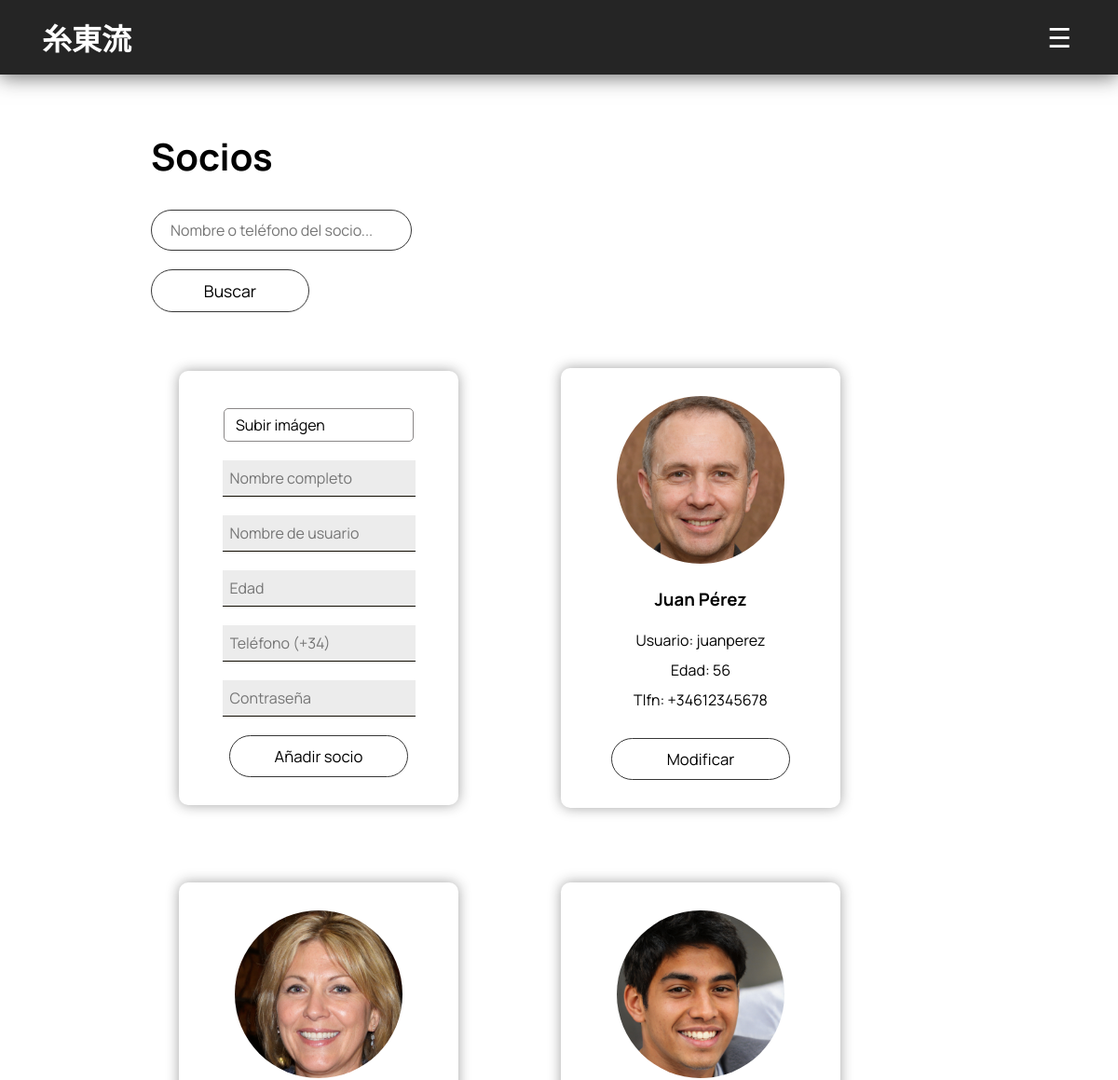
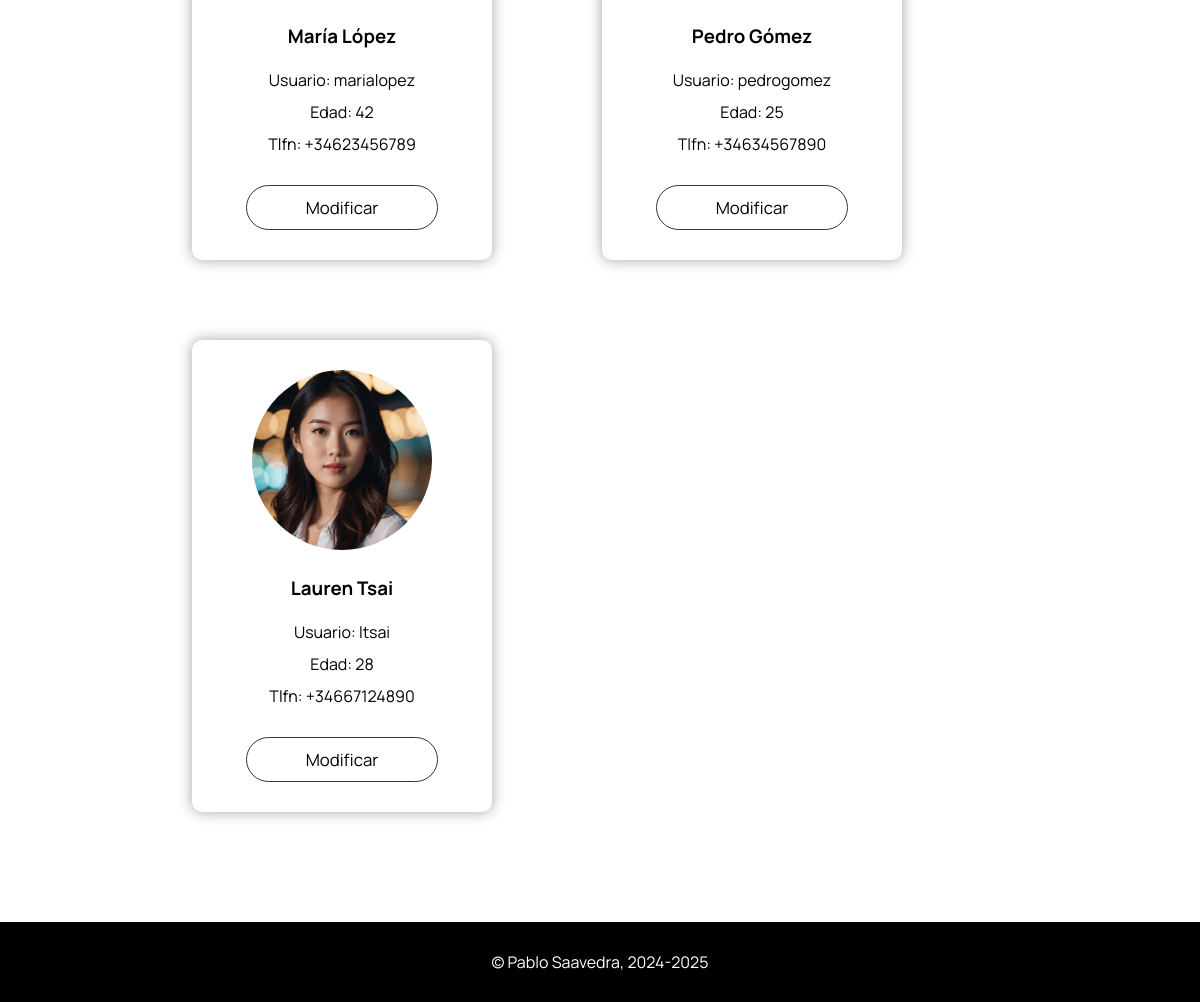
The app's page /paginas/socios/socios.php (signed in) with its own data (2 pictures, top to bottom).
### tables this page shows
CREATE TABLE socio (
    id INTEGER NOT NULL PRIMARY KEY AUTO_INCREMENT,
    nombre VARCHAR(150) NOT NULL,
    edad INTEGER,
    pass VARCHAR(255) NOT NULL,
    tipo ENUM('admin', 'socio') NOT NULL,
    usuario VARCHAR(255) NOT NULL UNIQUE,
    telefono VARCHAR(15) UNIQUE,
    foto VARCHAR(255)
);

### php/funciones.php (the view, shortened to what this page needs)
<?php
    function dibujarCabecera($ruta_i, $ruta_soc, $ruta_serv, $ruta_tes, $ruta_not, $ruta_cit, $ruta_prod, $ruta_dojo, $ruta_acc, $usuario, $sesion){
        $resultado='';
        $resultado.="
            <header>
                <h1><a href='$ruta_i'>糸東流</a></h1>
                    <nav>
                        <ul>
        ";
        if($sesion == ""){
            $resultado .= "
                <li><a href='$ruta_serv'>SERVICIOS</a></li>
                <li><a href='$ruta_tes'>TESTIMONIOS</a></li>
            ";
        } else {
            $resultado .= "
                <li><a href='$ruta_not'>NOTICIAS</a></li>
                <li><a href='$ruta_serv'>SERVICIOS</a></li>
                <li><a href='$ruta_dojo'>DOJO</a></li>
                <li><a href='$ruta_tes'>TESTIMONIOS</a></li>
                <li><a href='$ruta_cit'>CITAS</a></li>
            ";
        }
        if($sesion != "") {
            if($sesion == "admin"){
                $resultado .= "
                    <li><a href='$ruta_prod/productos.php'>PRODUCTOS</a></li>
                    <li><a href='$ruta_soc/socios.php'>SOCIOS</a></li>
                    <li><a href='$ruta_acc/cerrar-sesion.php'>CERRAR SESIÓN DE ADMINISTRADOR</a></li>
                ";
            }
        } else {
            $resultado .= "<li><a href='$ruta_acc/acceso.php'>ACCEDER</a></li>";
        }
        $resultado .= "
                    </ul>
                </nav>
            <button id='menu-btn' aria-label='Toggle menu'>&#9776;</button>
            </header>
        ";
        return $resultado;
    }
    function imprimirSociosComp($conexion){
        $resultado='';
        $sql='SELECT id, nombre, usuario, edad, telefono, foto, tipo FROM socio';
        $consulta=$conexion->prepare($sql);
        $consulta->execute();
        $consulta->bind_result($id, $nombre, $usuario, $edad, $tlfn, $ruta_avatar, $tipo);
        while($consulta->fetch()){
            if($tipo != "admin") {
                $resultado.="
                    <div class='tarjeta_socio'>
                        <div class='avatar'><img src='$ruta_avatar'></div>
                        <h3>$nombre</h3>
                        <p>Usuario: $usuario</p>
                        <p>Edad: $edad</p>
                        <p>Tlfn: $tlfn</p>
                        <a href='socios-mod.php?id=$id' class='boton'>Modificar</a>
                    </div>
                ";
            }
        }
        return $resultado;
    }

### css/style.css (style rules this page uses)
* { margin: 0; padding: 0; box-sizing: border-box; font-family: Manrope; }
body { height: 100vh; display: flex; flex-direction: column; }
a:link, a:visited, a:hover, a:active { text-decoration: none; color: inherit; }
header { position: sticky; top: 0; z-index: 1; background-color: rgb(37, 37, 37); box-shadow: 0px 3px 20px rgb(37, 37, 37, 0.65); color: white; height: 80px; display: flex; justify-content: space-between; align-items: center; }
header>h1 { margin: 0px 40px 0px 45px; min-width: 100px; font-size: 2em; font-weight: 600; -webkit-user-drag: none; user-select: none; }
#menu-btn { display: none; background: none; border: none; font-size: 1.8em; color: white; cursor: pointer; margin-right: 50px; }
nav ul li, #menu-btn, header>h1 { transition: 0.2s ease; }
@media (width <= 1417px) { #menu-btn { display: inline-block; } }

### css/style_socios.css (style rules this page uses)
div.tarjeta_socio { display: flex; flex-direction: column; align-items: center; padding: 30px; width: 300px; border-radius: 10px; box-shadow: 0px 0px 14px rgba(25, 25, 25, 0.4); margin-left: 30px; }
div.tarjeta_socio h3 { margin-bottom: 20px; }
div.tarjeta_socio p { margin-bottom: 10px; }
div.tarjeta_socio a.boton, button[type=submit] { border-radius: 30px; border: 1px solid rgb(54, 54, 54); width: 80%; text-align: center; background-color: inherit; color: black; font-size: 1.05em; margin-top: 20px; padding: 10px; transition: 0.3s ease; }
div.tarjeta_socio div.avatar { border-radius: 50%; overflow: hidden; width: 180px; height: 180px; margin-bottom: 25px; }
div.avatar img, .img-perfil { width: 100%; height: 100%; object-fit: cover; object-position: center; -webkit-user-drag: none; }

### records on screen
socio: foto (picture), nombre "Juan Pérez", usuario "juanperez", edad "56", telefono "+34612345678"
socio: foto (picture), nombre "María López", usuario "marialopez", edad "42", telefono "+34623456789"
socio: foto (picture), nombre "Pedro Gómez", usuario "pedrogomez", edad "25", telefono "+34634567890"
socio: foto (picture), nombre "Lauren Tsai", usuario "ltsai", edad "28", telefono "+34667124890"
